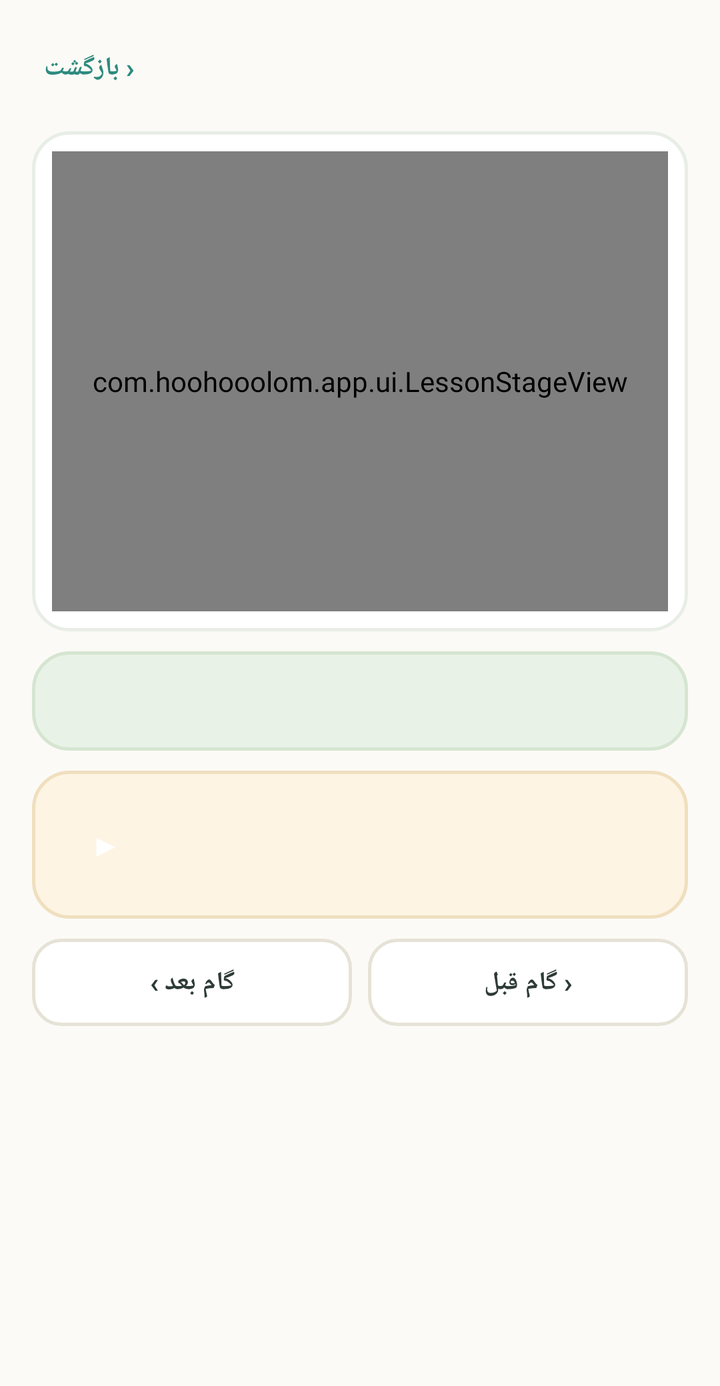
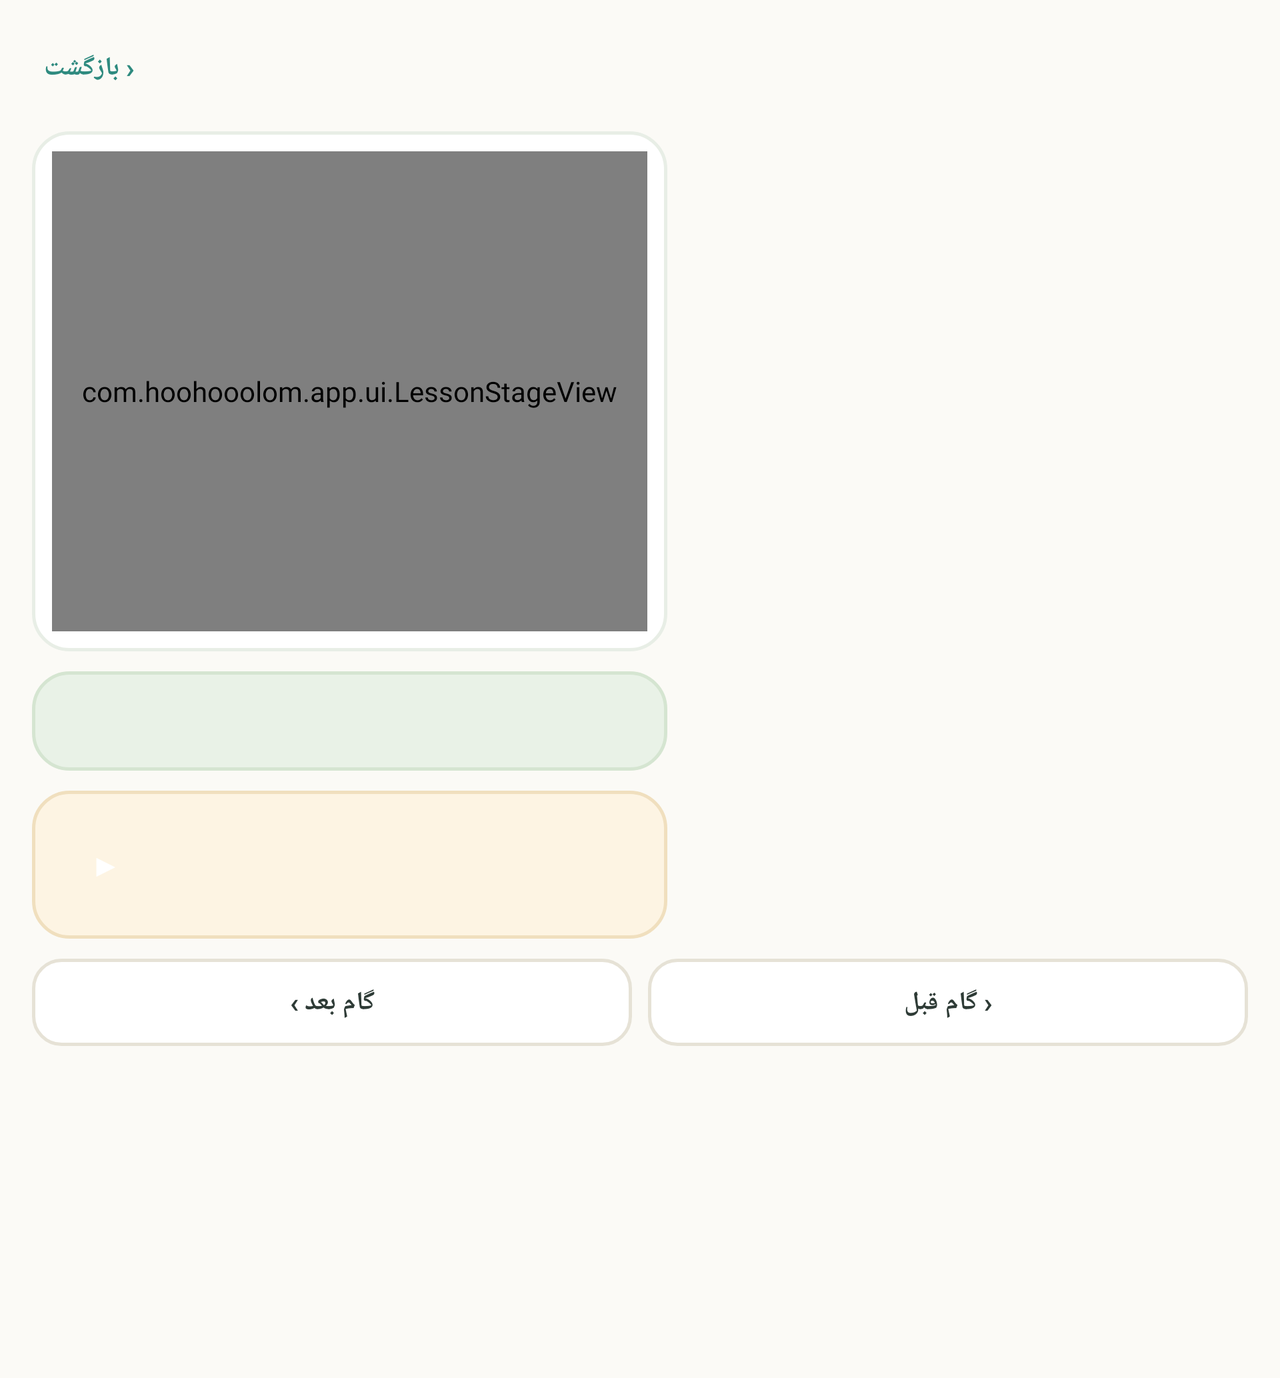

First picture: res/layout/ on a phone held upright. Second picture: the repository's own variant of that layout, on a device whose configuration matches the variant's folder. Source for both follows.
<!-- AndroidManifest.xml: application theme Theme.HooHooOlom -->
<!-- res/layout/fragment_lesson.xml -->
<?xml version="1.0" encoding="utf-8"?>
<ScrollView xmlns:android="http://schemas.android.com/apk/res/android"
    android:clipToPadding="false"
    android:paddingBottom="150dp"
    android:layout_width="match_parent"
    android:layout_height="match_parent"
    android:background="@color/bg_card_alt">

    <LinearLayout
        android:layout_width="match_parent"
        android:layout_height="wrap_content"
        android:orientation="vertical"
        android:padding="16dp">

        <LinearLayout
            android:layout_width="match_parent"
            android:layout_height="wrap_content"
            android:orientation="horizontal"
            android:gravity="center_vertical">

            <TextView
                android:id="@+id/lesson_back"
                android:layout_width="wrap_content"
                android:layout_height="wrap_content"
                android:text="‹ بازگشت"
                android:textColor="@color/teal_dark"
                android:textStyle="bold"
                android:padding="6dp"
                android:textSize="13sp" />

            <LinearLayout
                android:layout_width="0dp"
                android:layout_height="wrap_content"
                android:layout_weight="1"
                android:orientation="vertical"
                android:gravity="center">

                <TextView
                    android:id="@+id/lesson_title"
                    android:layout_width="wrap_content"
                    android:layout_height="wrap_content"
                    android:textStyle="bold"
                    android:textSize="14sp"
                    android:textColor="@color/text_primary" />

                <TextView
                    android:id="@+id/lesson_step_count"
                    android:layout_width="wrap_content"
                    android:layout_height="wrap_content"
                    android:layout_marginTop="2dp"
                    android:textSize="11sp"
                    android:textColor="@color/text_muted" />
            </LinearLayout>

            <LinearLayout
                android:id="@+id/lesson_dots"
                android:layout_width="wrap_content"
                android:layout_height="wrap_content"
                android:orientation="horizontal"
                android:gravity="center_vertical" />
        </LinearLayout>

        
        <FrameLayout
            android:id="@+id/lesson_stage_card"
            android:layout_width="match_parent"
            android:layout_height="wrap_content"
            android:layout_marginTop="14dp"
            android:padding="10dp"
            android:background="@drawable/bg_card_white">

            <com.hoohooolom.app.ui.LessonStageView
                android:id="@+id/lesson_stage"
                android:layout_width="match_parent"
                android:layout_height="230dp" />
        </FrameLayout>

        <TextView
            android:id="@+id/lesson_caption"
            android:layout_width="match_parent"
            android:layout_height="wrap_content"
            android:layout_marginTop="10dp"
            android:padding="14dp"
            android:gravity="center"
            android:textSize="16sp"
            android:textStyle="bold"
            android:textColor="@color/text_primary"
            android:background="@drawable/bg_card_teal" />

        
        <LinearLayout
            android:layout_width="match_parent"
            android:layout_height="wrap_content"
            android:orientation="horizontal"
            android:gravity="center_vertical"
            android:layout_marginTop="10dp"
            android:padding="14dp"
            android:background="@drawable/bg_card_orange">

            <TextView
                android:id="@+id/lesson_replay"
                android:layout_width="46dp"
                android:layout_height="46dp"
                android:gravity="center"
                android:text="▶"
                android:textSize="16sp"
                android:textColor="@color/white"
                android:background="@drawable/bg_circle_teal" />

            <LinearLayout
                android:layout_width="0dp"
                android:layout_height="wrap_content"
                android:layout_weight="1"
                android:layout_marginStart="12dp"
                android:orientation="vertical">

                <TextView
                    android:id="@+id/lesson_phase"
                    android:layout_width="wrap_content"
                    android:layout_height="wrap_content"
                    android:textSize="11sp"
                    android:textStyle="bold"
                    android:textColor="@color/orange_text" />

                <TextView
                    android:id="@+id/lesson_say"
                    android:layout_width="match_parent"
                    android:layout_height="wrap_content"
                    android:layout_marginTop="4dp"
                    android:textSize="14.5sp"
                    android:lineSpacingExtra="6dp"
                    android:textColor="@color/text_primary" />
            </LinearLayout>
        </LinearLayout>

        
        <LinearLayout
            android:layout_width="match_parent"
            android:layout_height="wrap_content"
            android:orientation="horizontal"
            android:layoutDirection="rtl"
            android:layout_marginTop="10dp">

            <TextView
                android:id="@+id/lesson_prev"
                android:layout_width="0dp"
                android:layout_height="wrap_content"
                android:layout_weight="1"
                android:layout_marginEnd="8dp"
                android:gravity="center"
                android:padding="13dp"
                android:text="‹ گام قبل"
                android:textSize="13sp"
                android:textStyle="bold"
                android:textColor="@color/text_primary"
                android:background="@drawable/bg_help_button" />

            <TextView
                android:id="@+id/lesson_next"
                android:layout_width="0dp"
                android:layout_height="wrap_content"
                android:layout_weight="1"
                android:gravity="center"
                android:padding="13dp"
                android:text="گام بعد ›"
                android:textSize="13sp"
                android:textStyle="bold"
                android:textColor="@color/text_primary"
                android:background="@drawable/bg_help_button" />
        </LinearLayout>

        <LinearLayout
            android:id="@+id/lesson_content"
            android:layout_width="match_parent"
            android:layout_height="wrap_content"
            android:orientation="vertical"
            android:gravity="center_horizontal"
            android:layout_marginTop="14dp" />

    </LinearLayout>
</ScrollView>
<!-- resources referenced by this layout -->
<resources>
  <color name="bg_card_alt">#FBFAF6</color>
  <color name="orange_text">#A4700F</color>
  <color name="teal_dark">#2E8A7F</color>
  <color name="text_muted">#7A8A83</color>
  <color name="text_primary">#2E3B36</color>
  <color name="white">#FFFFFF</color>
  <!-- drawable bg_card_orange (drawable) -->
  <?xml version="1.0" encoding="utf-8"?>
  <shape xmlns:android="http://schemas.android.com/apk/res/android" android:shape="rectangle">
      <solid android:color="@color/orange_bg" />
      <corners android:radius="18dp" />
      <stroke android:width="1.5dp" android:color="@color/orange_border" />
  </shape>
  <!-- drawable bg_card_teal (drawable) -->
  <?xml version="1.0" encoding="utf-8"?>
  <shape xmlns:android="http://schemas.android.com/apk/res/android" android:shape="rectangle">
      <solid android:color="@color/teal_bg" />
      <corners android:radius="18dp" />
      <stroke android:width="1.5dp" android:color="@color/teal_border" />
  </shape>
  <!-- drawable bg_card_white (drawable) -->
  <?xml version="1.0" encoding="utf-8"?>
  <shape xmlns:android="http://schemas.android.com/apk/res/android" android:shape="rectangle">
      <solid android:color="@color/bg_card" />
      <corners android:radius="18dp" />
      <stroke android:width="1.5dp" android:color="@color/border_green" />
  </shape>
  <!-- drawable bg_help_button (drawable) -->
  <?xml version="1.0" encoding="utf-8"?>
  <shape xmlns:android="http://schemas.android.com/apk/res/android" android:shape="rectangle">
      <solid android:color="@color/bg_card" />
      <corners android:radius="14dp" />
      <stroke android:width="1.5dp" android:color="@color/border_input" />
  </shape>
  <style name="Theme.HooHooOlom" parent="Theme.MaterialComponents.DayNight.NoActionBar">
          <item name="colorPrimary">@color/teal</item>
          <item name="colorPrimaryDark">@color/teal_dark</item>
          <item name="colorAccent">@color/orange</item>
          <item name="android:windowBackground">@color/bg_page</item>
          <item name="android:statusBarColor">@color/bg_page</item>
          <item name="android:windowLightStatusBar">true</item>
          <item name="android:fontFamily">@font/vazirmatn</item>
          <item name="fontFamily">@font/vazirmatn</item>
          <item name="android:textViewStyle">@style/HooHooTextView</item>
          <item name="android:buttonStyle">@style/HooHooButton</item>
          <item name="materialButtonStyle">@style/HooHooButton</item>
      </style>
  <color name="orange_bg">#FDF4E3</color>
  <color name="orange_border">#F0DFBE</color>
  <color name="teal_bg">#E9F2E7</color>
  <color name="teal_border">#D5E5D1</color>
  <color name="bg_card">#FFFFFF</color>
  <color name="border_green">#E8EEE6</color>
  <color name="border_input">#E6E2D6</color>
  <color name="teal">#3AA79A</color>
  <color name="orange">#E8973A</color>
  <color name="bg_page">#F2EFE6</color>
  <style name="HooHooTextView" parent="android:Widget.TextView">
          <item name="android:fontFamily">@font/vazirmatn</item>
      </style>
  <style name="HooHooButton" parent="Widget.MaterialComponents.Button">
          <item name="android:fontFamily">@font/vazirmatn</item>
      </style>
</resources>
<!-- res/layout-land/fragment_lesson.xml (the repository's variant of the layout above) -->
<!-- drawn on the phone turned sideways -->
<?xml version="1.0" encoding="utf-8"?>
<ScrollView xmlns:android="http://schemas.android.com/apk/res/android"
    android:clipToPadding="false"
    android:paddingBottom="150dp"
    android:layout_width="match_parent"
    android:layout_height="match_parent"
    android:background="@color/bg_card_alt">

    <LinearLayout
        android:layout_width="match_parent"
        android:layout_height="wrap_content"
        android:orientation="vertical"
        android:padding="16dp">

        <LinearLayout
            android:layout_width="match_parent"
            android:layout_height="wrap_content"
            android:orientation="horizontal"
            android:gravity="center_vertical">

            <TextView
                android:id="@+id/lesson_back"
                android:layout_width="wrap_content"
                android:layout_height="wrap_content"
                android:text="‹ بازگشت"
                android:textColor="@color/teal_dark"
                android:textStyle="bold"
                android:padding="6dp"
                android:textSize="13sp" />

            <LinearLayout
                android:layout_width="0dp"
                android:layout_height="wrap_content"
                android:layout_weight="1"
                android:orientation="vertical"
                android:gravity="center">

                <TextView
                    android:id="@+id/lesson_title"
                    android:layout_width="wrap_content"
                    android:layout_height="wrap_content"
                    android:textStyle="bold"
                    android:textSize="14sp"
                    android:textColor="@color/text_primary" />

                <TextView
                    android:id="@+id/lesson_step_count"
                    android:layout_width="wrap_content"
                    android:layout_height="wrap_content"
                    android:layout_marginTop="2dp"
                    android:textSize="11sp"
                    android:textColor="@color/text_muted" />
            </LinearLayout>

            <LinearLayout
                android:id="@+id/lesson_dots"
                android:layout_width="wrap_content"
                android:layout_height="wrap_content"
                android:orientation="horizontal"
                android:gravity="center_vertical" />
        </LinearLayout>

        <LinearLayout
            android:layout_width="match_parent"
            android:layout_height="wrap_content"
            android:orientation="horizontal"
            android:layout_marginTop="14dp"
            android:baselineAligned="false">

            <LinearLayout
                android:layout_width="0dp"
                android:layout_height="wrap_content"
                android:layout_weight="1.15"
                android:orientation="vertical"
                android:layout_marginEnd="7dp">

                <FrameLayout
                    android:id="@+id/lesson_stage_card"
                    android:layout_width="match_parent"
                    android:layout_height="wrap_content"
                    android:padding="10dp"
                    android:background="@drawable/bg_card_white">

                    <com.hoohooolom.app.ui.LessonStageView
                        android:id="@+id/lesson_stage"
                        android:layout_width="match_parent"
                        android:layout_height="240dp" />
                </FrameLayout>

                <TextView
                    android:id="@+id/lesson_caption"
                    android:layout_width="match_parent"
                    android:layout_height="wrap_content"
                    android:layout_marginTop="10dp"
                    android:padding="14dp"
                    android:gravity="center"
                    android:textSize="16sp"
                    android:textStyle="bold"
                    android:textColor="@color/text_primary"
                    android:background="@drawable/bg_card_teal" />

                <LinearLayout
                    android:layout_width="match_parent"
                    android:layout_height="wrap_content"
                    android:orientation="horizontal"
                    android:gravity="center_vertical"
                    android:layout_marginTop="10dp"
                    android:padding="14dp"
                    android:background="@drawable/bg_card_orange">

                    <TextView
                        android:id="@+id/lesson_replay"
                        android:layout_width="46dp"
                        android:layout_height="46dp"
                        android:gravity="center"
                        android:text="▶"
                        android:textSize="16sp"
                        android:textColor="@color/white"
                        android:background="@drawable/bg_circle_teal" />

                    <LinearLayout
                        android:layout_width="0dp"
                        android:layout_height="wrap_content"
                        android:layout_weight="1"
                        android:layout_marginStart="12dp"
                        android:orientation="vertical">

                        <TextView
                            android:id="@+id/lesson_phase"
                            android:layout_width="wrap_content"
                            android:layout_height="wrap_content"
                            android:textSize="11sp"
                            android:textStyle="bold"
                            android:textColor="@color/orange_text" />

                        <TextView
                            android:id="@+id/lesson_say"
                            android:layout_width="match_parent"
                            android:layout_height="wrap_content"
                            android:layout_marginTop="4dp"
                            android:textSize="14.5sp"
                            android:lineSpacingExtra="6dp"
                            android:textColor="@color/text_primary" />
                    </LinearLayout>
                </LinearLayout>
            </LinearLayout>

            <LinearLayout
                android:id="@+id/lesson_content"
                android:layout_width="0dp"
                android:layout_height="wrap_content"
                android:layout_weight="1"
                android:layout_marginStart="7dp"
                android:orientation="vertical"
                android:gravity="center_horizontal" />
        </LinearLayout>

            
            <LinearLayout
                android:layout_width="match_parent"
                android:layout_height="wrap_content"
                android:orientation="horizontal"
                android:layoutDirection="rtl"
                android:layout_marginTop="10dp">

                <TextView
                    android:id="@+id/lesson_prev"
                    android:layout_width="0dp"
                    android:layout_height="wrap_content"
                    android:layout_weight="1"
                    android:layout_marginEnd="8dp"
                    android:gravity="center"
                    android:padding="13dp"
                    android:text="‹ گام قبل"
                    android:textSize="13sp"
                    android:textStyle="bold"
                    android:textColor="@color/text_primary"
                    android:background="@drawable/bg_help_button" />

                <TextView
                    android:id="@+id/lesson_next"
                    android:layout_width="0dp"
                    android:layout_height="wrap_content"
                    android:layout_weight="1"
                    android:gravity="center"
                    android:padding="13dp"
                    android:text="گام بعد ›"
                    android:textSize="13sp"
                    android:textStyle="bold"
                    android:textColor="@color/text_primary"
                    android:background="@drawable/bg_help_button" />
            </LinearLayout>
    </LinearLayout>
</ScrollView>
